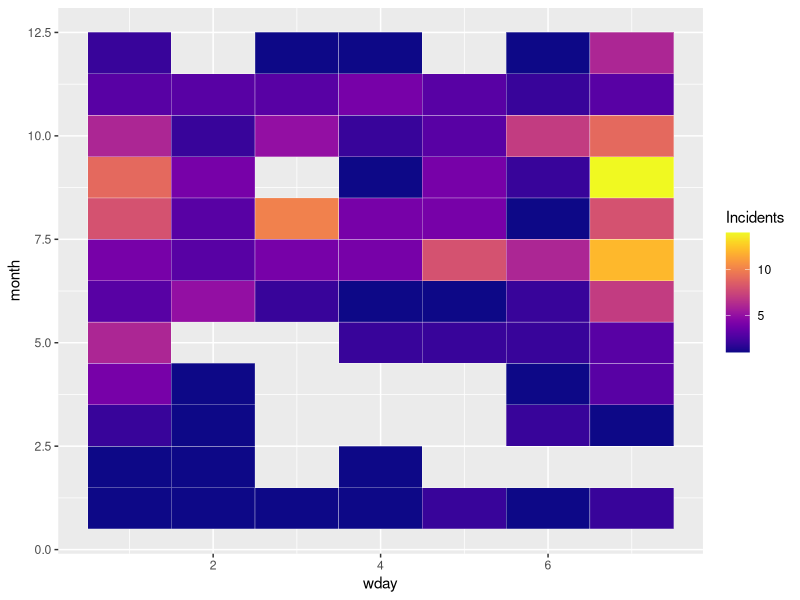

This figure's R source: (Note: this script raises an error after producing the figure.)
#Time of year/ season, HEAT MAP

library(tidyverse)
library(lubridate)
library(viridis)

raw_df <- read_csv("GSAF5-Cali_Post_1958-2017_BEACHES.csv" )
head(raw_df$Date)

test_df <- raw_df %>% 
  ## try built-in date converter function first
  mutate(clean_date = dmy(Date))

# check out dates that failed to parse
test_df %>%
  filter(is.na(clean_date)) %>%
  select(Date, clean_date)

# manually fix those ones
out_df <- test_df %>%
  mutate(clean_date = case_when(
    Date == "Aug-1995"        ~ as.Date("1995-08-01"),
    Date == "Summer of 1996" ~ as.Date("1996-07-01"),
    Date == "Feb-1961" ~ as.Date("1961-02-01"), 
    Date == "Between 10 and 12-Sep-1959"  ~ as.Date("1959-09-11"),
    TRUE  ~ clean_date)) %>% 
  filter(!Date %in% c("1984" , "1986", "1965"))

#Cool Trick!!:
## make sure there's nothing crazy unexpected here
out_df %>%
  select(Date, clean_date) %>% View

#Cool Trick!! ALTERNATIVE:
## make sure there's nothing crazy unexpected here
summary(out_df$clean_date)

#Remove year
df_minus_year<- out_df %>% 
  mutate(month = month(clean_date), 
         day = day(clean_date), 
         wday = wday(clean_date))
      

df_minus_year<- df_minus_year %>% 
  group_by(month, wday) %>% 
#ADD LOCATION LATER!!!!!
  summarise(Incidents= n())
  
  
?lubridate

######## Plotting starts here#####################
ggplot(df_minus_year,aes(wday,month,fill=Incidents))+
  geom_tile(color= "white",size=0.1) + 
  scale_fill_viridis(name="Incidents",option ="C")

#Add ons to play with:
p <-p + facet_grid(year~month)
p <-p + scale_y_continuous(trans = "reverse", breaks = unique(df$hour))
p <-p + scale_x_continuous(breaks =c(1,10,20,31))
p <-p + theme_minimal(base_size = 8)
p <-p + labs(title= paste("Hourly Temps - Station",statno), x="Day", y="Hour Commencing")
p <-p + theme(legend.position = "bottom")+
  theme(plot.title=element_text(size = 14))+
  theme(axis.text.y=element_text(size=6)) +
  theme(strip.background = element_rect(colour="white"))+
  theme(plot.title=element_text(hjust=0))+
  theme(axis.ticks=element_blank())+
  theme(axis.text=element_text(size=7))+
  theme(legend.title=element_text(size=8))+
  theme(legend.text=element_text(size=6))+
  removeGrid()#ggExtra

ggsave(file="Days_of_Incidents_CA_Heatmap.svg", 
       width=15, height=8)


